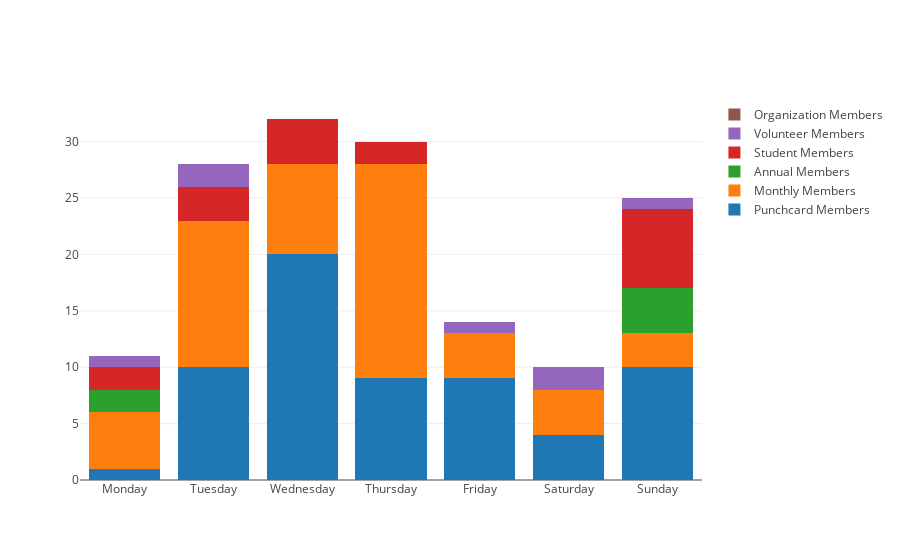

The notebook cell this image was saved under:
### Code cell
from plotly.offline import download_plotlyjs, init_notebook_mode, plot, iplot
init_notebook_mode(connected=True)
from chartsHelper import *
ch = chartsHelper()
ch.calculate_attendence()
iplot(ch.create_attendence_chart())

### Figure 1 — Plotly figure (JSON) as saved in the notebook; plotly's stock layout.template omitted (floating-point values rounded to 4 significant figures)
{"data": [{"name": "Punchcard Members", "type": "bar", "uid": "e6d471be-cc12-11e8-a208-843835419da6", "x": ["Monday", "Tuesday", "Wednesday", "Thursday", "Friday", "Saturday", "Sunday"], "y": [1, 10, 20, 9, 9, 4, 10, 0]}, {"name": "Monthly Members", "type": "bar", "uid": "e6d4e93c-cc12-11e8-a208-843835419da6", "x": ["Monday", "Tuesday", "Wednesday", "Thursday", "Friday", "Saturday", "Sunday"], "y": [5, 13, 8, 19, 4, 4, 3, 0]}, {"name": "Annual Members", "type": "bar", "uid": "e6d4ecde-cc12-11e8-a208-843835419da6", "x": ["Monday", "Tuesday", "Wednesday", "Thursday", "Friday", "Saturday", "Sunday"], "y": [2, 0, 0, 0, 0, 0, 4, 0]}, {"name": "Student Members", "type": "bar", "uid": "e6d4ef86-cc12-11e8-a208-843835419da6", "x": ["Monday", "Tuesday", "Wednesday", "Thursday", "Friday", "Saturday", "Sunday"], "y": [2, 3, 4, 2, 0, 0, 7, 0]}, {"name": "Volunteer Members", "type": "bar", "uid": "e6d4f1ac-cc12-11e8-a208-843835419da6", "x": ["Monday", "Tuesday", "Wednesday", "Thursday", "Friday", "Saturday", "Sunday"], "y": [1, 2, 0, 0, 1, 2, 1, 0]}, {"name": "Organization Members", "type": "bar", "uid": "e6d4f3a0-cc12-11e8-a208-843835419da6", "x": ["Monday", "Tuesday", "Wednesday", "Thursday", "Friday", "Saturday", "Sunday"], "y": [0, 0, 0, 0, 0, 0, 0, 0]}], "layout": {"barmode": "stack"}}
